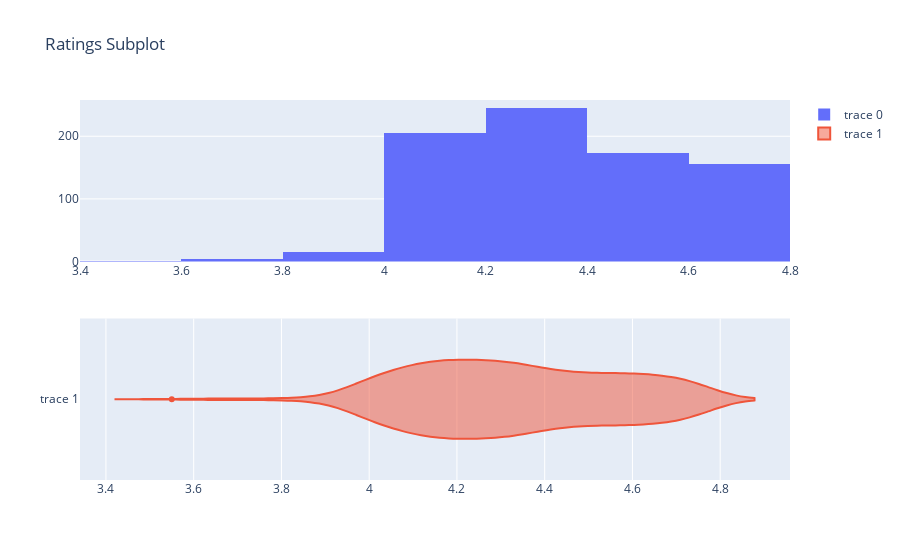

This figure's notebook cell:
### Markdown cell above
# 4.Ratings

### Code cell
rating_fig=make_subplots(rows=2,cols=1)
rating_fig.add_trace(
    go.Histogram(x=df["ratings"],nbinsx=10),
    row=1,col=1
)
rating_fig.add_trace(
    go.Violin(x=df["ratings"]),
    row=2,col=1
)
rating_fig.update_layout(title="Ratings Subplot")
rating_fig.show()

### Figure 1 — Plotly figure (JSON) as saved in the notebook; plotly's stock layout.template omitted (floating-point values rounded to 4 significant figures; data arrays with more than 128 entries replaced by an {"elided": "..."} marker saying what was removed)
{"data": [{"nbinsx": 10, "type": "histogram", "x": {"elided": "798 float values"}, "xaxis": "x", "yaxis": "y"}, {"type": "violin", "x": {"elided": "798 float values"}, "xaxis": "x2", "yaxis": "y2"}], "layout": {"title": {"text": "Ratings Subplot"}, "xaxis": {"anchor": "y", "domain": [0, 1]}, "xaxis2": {"anchor": "y2", "domain": [0, 1]}, "yaxis": {"anchor": "x", "domain": [0.575, 1]}, "yaxis2": {"anchor": "x2", "domain": [0, 0.425]}}}
